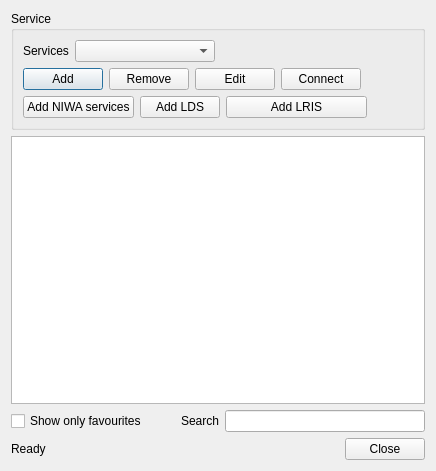
<?xml version="1.0" encoding="UTF-8"?>
<ui version="4.0">
 <class>WebDataDialogBase</class>
 <widget class="QDialog" name="WebDataDialogBase">
  <property name="geometry">
   <rect>
    <x>0</x>
    <y>0</y>
    <width>436</width>
    <height>471</height>
   </rect>
  </property>
  <property name="windowTitle">
   <string>Web data plugin</string>
  </property>
  <layout class="QGridLayout" name="gridLayout_2">
   <item row="0" column="0" colspan="2">
    <widget class="QGroupBox" name="mServiceGroupBox">
     <property name="title">
      <string>Service</string>
     </property>
     <layout class="QGridLayout" name="gridLayout">
      <item row="0" column="0">
       <widget class="QLabel" name="mServicesLabel">
        <property name="sizePolicy">
         <sizepolicy hsizetype="Fixed" vsizetype="Preferred">
          <horstretch>0</horstretch>
          <verstretch>0</verstretch>
         </sizepolicy>
        </property>
        <property name="text">
         <string>Services</string>
        </property>
       </widget>
      </item>
      <item row="0" column="1">
       <widget class="QComboBox" name="mServicesComboBox"/>
      </item>
      <item row="0" column="2" colspan="3">
       <spacer name="horizontalSpacer_3">
        <property name="orientation">
         <enum>Qt::Horizontal</enum>
        </property>
        <property name="sizeHint" stdset="0">
         <size>
          <width>262</width>
          <height>20</height>
         </size>
        </property>
       </spacer>
      </item>
      <item row="1" column="0" colspan="3">
       <layout class="QHBoxLayout" name="horizontalLayout_4">
        <item>
         <widget class="QPushButton" name="mAddPushButton">
          <property name="text">
           <string>Add</string>
          </property>
         </widget>
        </item>
        <item>
         <widget class="QPushButton" name="mRemovePushButton">
          <property name="text">
           <string>Remove</string>
          </property>
         </widget>
        </item>
        <item>
         <widget class="QPushButton" name="mEditPushButton">
          <property name="text">
           <string>Edit</string>
          </property>
         </widget>
        </item>
        <item>
         <widget class="QPushButton" name="mConnectPushButton">
          <property name="text">
           <string>Connect</string>
          </property>
         </widget>
        </item>
       </layout>
      </item>
      <item row="1" column="3" colspan="2">
       <spacer name="horizontalSpacer_5">
        <property name="orientation">
         <enum>Qt::Horizontal</enum>
        </property>
        <property name="sizeHint" stdset="0">
         <size>
          <width>160</width>
          <height>20</height>
         </size>
        </property>
       </spacer>
      </item>
      <item row="2" column="0" colspan="4">
       <layout class="QHBoxLayout" name="horizontalLayout_2">
        <item>
         <widget class="QPushButton" name="mAddNIWAServicesButton">
          <property name="sizePolicy">
           <sizepolicy hsizetype="Fixed" vsizetype="Fixed">
            <horstretch>0</horstretch>
            <verstretch>0</verstretch>
           </sizepolicy>
          </property>
          <property name="text">
           <string>Add NIWA services</string>
          </property>
         </widget>
        </item>
        <item>
         <widget class="QPushButton" name="mAddLINZServicesButton">
          <property name="sizePolicy">
           <sizepolicy hsizetype="Fixed" vsizetype="Fixed">
            <horstretch>0</horstretch>
            <verstretch>0</verstretch>
           </sizepolicy>
          </property>
          <property name="text">
           <string>Add LDS</string>
          </property>
         </widget>
        </item>
        <item>
         <widget class="QPushButton" name="mAddLRISButton">
          <property name="text">
           <string>Add LRIS</string>
          </property>
         </widget>
        </item>
       </layout>
      </item>
      <item row="2" column="4">
       <spacer name="horizontalSpacer_4">
        <property name="orientation">
         <enum>Qt::Horizontal</enum>
        </property>
        <property name="sizeHint" stdset="0">
         <size>
          <width>136</width>
          <height>20</height>
         </size>
        </property>
       </spacer>
      </item>
     </layout>
    </widget>
   </item>
   <item row="2" column="0" colspan="2">
    <layout class="QHBoxLayout" name="horizontalLayout">
     <item>
      <widget class="QCheckBox" name="mOnlyFavouritesCheckBox">
       <property name="text">
        <string>Show only favourites</string>
       </property>
      </widget>
     </item>
     <item>
      <spacer name="horizontalSpacer">
       <property name="orientation">
        <enum>Qt::Horizontal</enum>
       </property>
       <property name="sizeType">
        <enum>QSizePolicy::Minimum</enum>
       </property>
       <property name="sizeHint" stdset="0">
        <size>
         <width>28</width>
         <height>20</height>
        </size>
       </property>
      </spacer>
     </item>
     <item>
      <widget class="QLabel" name="mSearchLabel">
       <property name="enabled">
        <bool>true</bool>
       </property>
       <property name="text">
        <string>Search</string>
       </property>
       <property name="buddy">
        <cstring>mSearchTableEdit</cstring>
       </property>
      </widget>
     </item>
     <item>
      <widget class="QLineEdit" name="mSearchTableEdit">
       <property name="enabled">
        <bool>true</bool>
       </property>
      </widget>
     </item>
    </layout>
   </item>
   <item row="3" column="0">
    <widget class="QLabel" name="mStatusLabel">
     <property name="text">
      <string>Ready</string>
     </property>
    </widget>
   </item>
   <item row="3" column="1">
    <widget class="QDialogButtonBox" name="buttonBox">
     <property name="orientation">
      <enum>Qt::Horizontal</enum>
     </property>
     <property name="standardButtons">
      <set>QDialogButtonBox::Close</set>
     </property>
    </widget>
   </item>
   <item row="1" column="0" colspan="2">
    <widget class="QTreeView" name="mLayersTreeView">
     <property name="contextMenuPolicy">
      <enum>Qt::CustomContextMenu</enum>
     </property>
    </widget>
   </item>
  </layout>
 </widget>
 <resources>
  <include location="resources.qrc"/>
  <include location="icons/icons.qrc"/>
 </resources>
 <connections>
  <connection>
   <sender>buttonBox</sender>
   <signal>accepted()</signal>
   <receiver>WebDataDialogBase</receiver>
   <slot>accept()</slot>
   <hints>
    <hint type="sourcelabel">
     <x>248</x>
     <y>254</y>
    </hint>
    <hint type="destinationlabel">
     <x>157</x>
     <y>274</y>
    </hint>
   </hints>
  </connection>
  <connection>
   <sender>buttonBox</sender>
   <signal>rejected()</signal>
   <receiver>WebDataDialogBase</receiver>
   <slot>reject()</slot>
   <hints>
    <hint type="sourcelabel">
     <x>316</x>
     <y>260</y>
    </hint>
    <hint type="destinationlabel">
     <x>286</x>
     <y>274</y>
    </hint>
   </hints>
  </connection>
 </connections>
</ui>
